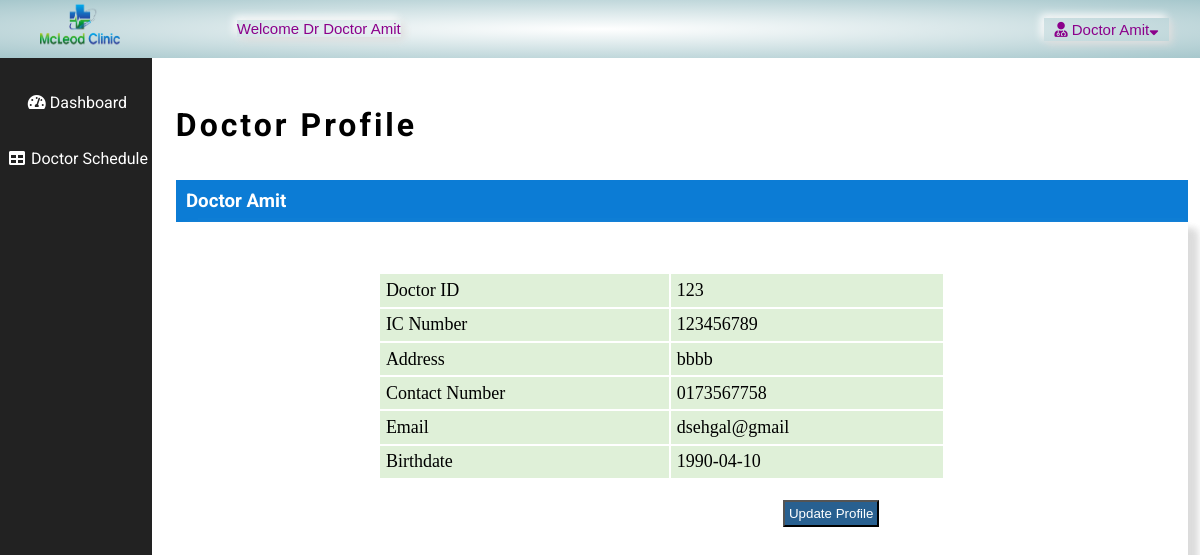
The page /doctorprofile.php (signed in) on the database its author committed.
### tables this page shows
CREATE TABLE `doctor` (
  `icDoctor` bigint(12) NOT NULL,
  `password` varchar(20) NOT NULL,
  `doctorId` int(3) NOT NULL,
  `doctorFirstName` varchar(50) NOT NULL,
  `doctorLastName` varchar(50) NOT NULL,
  `doctorAddress` varchar(100) NOT NULL,
  `doctorPhone` varchar(15) NOT NULL,
  `doctorEmail` varchar(20) NOT NULL,
  `doctorDOB` date NOT NULL
);

### doctorprofile.php (the view, shortened to what this page needs)
<?php
include_once 'config.php';
$usersession = $_SESSION['doctorSession'];
$res=mysqli_query($conn,"SELECT * FROM doctor WHERE doctorId=".$usersession);
$userRow=mysqli_fetch_array($res,MYSQLI_ASSOC);
?>
<!DOCTYPE html>
<html lang="en">
<head>
        <link rel="stylesheet" href="style.css">
    <link rel="stylesheet" type="text/css" href="https://cdnjs.cloudflare.com/ajax/libs/font-awesome/5.15.1/css/all.min.css">
    </head>
    <body>
           <div>
        <div class="ph" style="display: flex;">
        <table style="width: 40%;">
            <tr>
                <td align="center"><img src="img/logo.png" height="50" width="80" ></td>
                <td align="center"><button class="dl"><a style="text-decoration: none;color: darkmagenta;" href="doctordashboard.php">Welcome Dr <?php echo $userRow['doctorFirstName'];?> <?php echo $userRow['doctorLastName'];?></a></button></td>
            </tr>
        </table>
        <div style="padding-left: 47%;padding-top:1.5%">
        <button class="pl" style="width: 120%;" id="small"><a href="#"  style="text-decoration: none;color: darkmagenta;"><i class="fas fa-user-md"></i> <?php echo $userRow['doctorFirstName']; ?> <?php echo $userRow['doctorLastName']; ?><i class="fas fa-sort-down"></i></a></button>
        </div>
        </div>
           </div>
           <div style="display: flex;">
        <div style="width: 15%;">
                    <ul class="nav side-nav" style="padding: 0.5%;padding-top:15%;">
                        <li class="active1" align="center">
                            <a href="doctordashboard.php" style="color: white;text-decoration:none"><i class="fas fa-tachometer-alt"></i> Dashboard</a>
                        </li>
                        <li class="active1" align="center">
                            <a href="addschedule.php" style="color: white;text-decoration:none"><i class="fa fa-fw fa-table"></i> Doctor Schedule</a>
                        </li>
                    </ul>
        </div>
        <div style="margin-left:1%;margin-top:3%;padding:1%;width:100%">
                    <div>
                            <h2 style="font-family:'Roboto', sans-serif;letter-spacing:3px;font-size:xx-large;">
                            Doctor Profile
                            </h2>
                        </div>
                        <br>
                        <br>
                    <div style="width: 100%;">
                    <div style="background-color: #0c7cd5;color:white">
                        <h3 style="padding: 1%;font-family:'Roboto', sans-serif;"> <?php echo $userRow['doctorFirstName']; ?> <?php echo $userRow['doctorLastName']; ?></h3>
                        </div>
                        <div class="panel-body">
                          <div >
            <section style="padding-bottom: 50px; padding-top: 50px;box-shadow: 8px 8px 8px gainsboro, 8px 8px 8px gainsboro;">
                <div>
                        <div >
                            <div >
                                    <div style="padding-left:20%">
                                        <table style="width:70%" >
                                            <tbody>
                                                <tr style="background-color:#dff0d8">
                                                    <td style="padding: 1%;font-size:large">Doctor ID</td>
                                                    <td style="padding: 1%;font-size:large"><?php echo $userRow['doctorId']; ?></td>
                                                </tr>
                                                <tr style="background-color:#dff0d8">
                                                    <td style="padding: 1%;font-size:large">IC Number</td>
                                                    <td style="padding: 1%;font-size:large"><?php echo $userRow['icDoctor']; ?></td>
                                                </tr >
                                                <tr style="background-color:#dff0d8">
                                                    <td style="padding: 1%;font-size:large">Address</td>
                                                    <td style="padding: 1%;font-size:large"><?php echo $userRow['doctorAddress']; ?></td>
                                                </tr>
                                                <tr style="background-color:#dff0d8">
                                                    <td style="padding: 1%;font-size:large">Contact Number</td>
                                                    <td style="padding: 1%;font-size:large"><?php echo $userRow['doctorPhone']; ?>
                                                    </td>
                                                </tr>
                                                <tr style="background-color:#dff0d8">
                                                    <td style="padding: 1%;font-size:large">Email</td>
                                                    <td style="padding: 1%;font-size:large"><?php echo $userRow['doctorEmail']; ?>
                                                    </td>
                                                </tr>
                                                <tr style="background-color:#dff0d8">
                                                    <td style="padding: 1%;font-size:large">Birthdate</td>
                                                    <td style="padding: 1%;font-size:large"><?php echo $userRow['doctorDOB']; ?>
                                                    </td>
                                                </tr>
                                            </tbody>
                                        </table>
                                    </div>
                                    <div style="padding: 2%;padding-left:60%" >
									<button  type="button" style="padding: 1%;background-color:#286090;color:white;cursor:pointer" id="mybtn">Update Profile</button>
									</div>
                            </div>
                        </div>
                    </div>
                        </div>
        </div>
                </div>
            </div>
    </body>
</html>

### style.css (style rules this page uses)
* { padding: 0; margin: 0; }
.ph { background-image: radial-gradient(rgb(255, 255, 255),rgb(166, 199, 204)); }
.pl { outline: none; border: none; cursor: pointer; padding: 3%; font-size: 15px; font-weight: normal; text-align: center; background:none; box-shadow: 3px 3px 8px gainsboro, -3px -3px 8px #ffffff; transition: all 0.5s; }
.dl { outline: none; border: none; cursor: pointer; font-size: 15px; font-weight: normal; text-align: center; background:none; box-shadow: 3px 3px 8px gainsboro, -3px -3px 8px #ffffff; transition: all 0.5s; }
.side-nav { top: 58px; left: 220px; height: 1100px; border: none; background-color: #222; overflow-x: hidden; }
.active1 { font-family:'Roboto', sans-serif; padding-top: 8%; cursor: pointer; color: #ffffff; height: 4%; width: 102%; }

### rows shown on the page
doctor: doctorFirstName "Doctor", doctorLastName "Amit", doctorId "123", icDoctor "123456789", doctorAddress "bbbb", doctorPhone "0173567758", doctorEmail "dsehgal@gmail", doctorDOB "1990-04-10"
